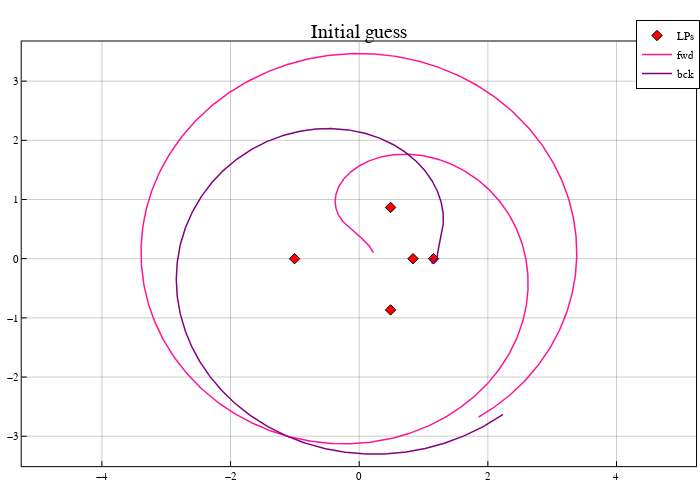

Notebook cell for this chart:
### Code cell
pcart = plot(size=(700,500), frame_style=:box, aspect_ratio=:equal, grid=0.4)
scatter!(pcart, lps[:,1], lps[:,2], marker=:diamond, color=:red, label="LPs")
# trajectory
plot!(pcart, Array(sol_fwd)[1,:], Array(sol_fwd)[2,:], color=:deeppink, linewidth=1.5, label="fwd")
plot!(pcart, Array(sol_bck)[1,:], Array(sol_bck)[2,:], color=:purple, linewidth=1.5, label="bck")
plot!(pcart; title="Initial guess")
pcart

### Figure 1 — Plotly figure (JSON) as saved in the notebook; plotly's stock layout.template omitted (floating-point values rounded to 4 significant figures; data arrays with more than 128 entries replaced by an {"elided": "..."} marker saying what was removed)
{"data": [{"colorbar": {"title": ""}, "legendgroup": "LPs", "marker": {"color": "rgba(255, 0, 0, 1.000)", "line": {"color": "rgba(0, 0, 0, 1.000)", "width": 1}, "size": 8, "symbol": "diamond"}, "mode": "markers", "name": "LPs", "showlegend": true, "type": "scatter", "x": [0.8369, 1.156, -1.005, 0.4878, 0.4878], "xaxis": "x", "y": [0, 0, 0, 0.866, -0.866], "yaxis": "y", "zmax": null, "zmin": null}, {"colorbar": {"title": ""}, "legendgroup": "fwd", "line": {"color": "rgba(255, 20, 147, 1.000)", "dash": "solid", "shape": "linear", "width": 1.5}, "mode": "lines", "name": "fwd", "showlegend": true, "type": "scatter", "x": {"elided": "936 float values"}, "xaxis": "x", "y": {"elided": "936 float values"}, "yaxis": "y", "zmax": null, "zmin": null}, {"colorbar": {"title": ""}, "legendgroup": "bck", "line": {"color": "rgba(128, 0, 128, 1.000)", "dash": "solid", "shape": "linear", "width": 1.5}, "mode": "lines", "name": "bck", "showlegend": true, "type": "scatter", "x": {"elided": "726 float values"}, "xaxis": "x", "y": {"elided": "726 float values"}, "yaxis": "y", "zmax": null, "zmin": null}], "layout": {"annotations": [{"font": {"color": "rgba(0, 0, 0, 1.000)", "family": "sans-serif", "size": 20}, "rotation": 0, "showarrow": false, "text": "Initial guess", "x": 0.5127, "xanchor": "center", "xref": "paper", "y": 1, "yanchor": "top", "yref": "paper"}], "height": 500, "legend": {"bgcolor": "rgba(255, 255, 255, 1.000)", "bordercolor": "rgba(0, 0, 0, 1.000)", "borderwidth": 1, "font": {"color": "rgba(0, 0, 0, 1.000)", "family": "sans-serif", "size": 11}, "title": {"font": {"color": "rgba(0, 0, 0, 1.000)", "family": "sans-serif", "size": 15}, "text": ""}, "tracegroupgap": 0, "traceorder": "normal", "x": 1, "xanchor": "auto", "y": 1, "yanchor": "auto"}, "margin": {"b": 20, "l": 0, "r": 0, "t": 20}, "paper_bgcolor": "rgba(255, 255, 255, 1.000)", "plot_bgcolor": "rgba(255, 255, 255, 1.000)", "showlegend": true, "width": 700, "xaxis": {"anchor": "y", "domain": [0.03102, 0.9944], "gridcolor": "rgba(0, 0, 0, 0.400)", "gridwidth": 0.5, "linecolor": "rgba(0, 0, 0, 1.000)", "mirror": true, "range": [-5.247, 5.237], "showgrid": true, "showline": true, "showticklabels": true, "tickangle": 0, "tickcolor": "rgb(0, 0, 0)", "tickfont": {"color": "rgba(0, 0, 0, 1.000)", "family": "sans-serif", "size": 11}, "tickmode": "array", "ticks": "inside", "ticktext": ["−4", "−2", "0", "2", "4"], "tickvals": [-4, -2, 0, 2, 4], "title": "", "titlefont": {"color": "rgba(0, 0, 0, 1.000)", "family": "sans-serif", "size": 15}, "type": "-", "visible": true, "zeroline": false, "zerolinecolor": "rgba(0, 0, 0, 1.000)"}, "yaxis": {"anchor": "x", "domain": [0.0301, 0.9532], "gridcolor": "rgba(0, 0, 0, 0.400)", "gridwidth": 0.5, "linecolor": "rgba(0, 0, 0, 1.000)", "mirror": true, "range": [-3.506, 3.67], "showgrid": true, "showline": true, "showticklabels": true, "tickangle": 0, "tickcolor": "rgb(0, 0, 0)", "tickfont": {"color": "rgba(0, 0, 0, 1.000)", "family": "sans-serif", "size": 11}, "tickmode": "array", "ticks": "inside", "ticktext": ["−3", "−2", "−1", "0", "1", "2", "3"], "tickvals": [-3, -2, -1, 0, 1, 2, 3], "title": "", "titlefont": {"color": "rgba(0, 0, 0, 1.000)", "family": "sans-serif", "size": 15}, "type": "-", "visible": true, "zeroline": false, "zerolinecolor": "rgba(0, 0, 0, 1.000)"}}}
